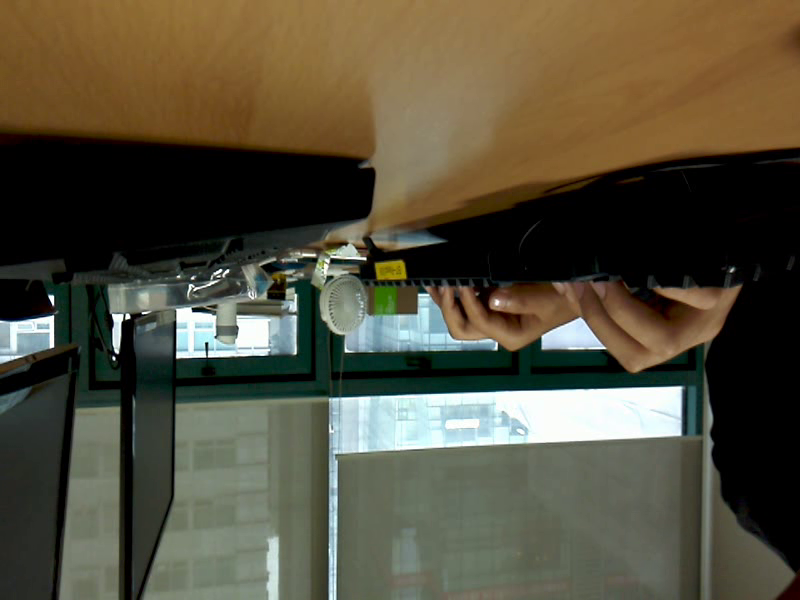
#> input picture frame 14 of blackbox/2019711_15/15_17_53.avi, 800 x 600 px, given in place of res.avi, which was not available
$ python 0211.py
#> lines starting #> are read from the running program, lines starting #| are printed output that depends on the picture
import cv2
import matplotlib.pyplot as plt

#1
def handle_key_press(event):
    if event.key == 'escape':
        cap.release()
        plt.close()
def handle_close(evt):
    print('Close figure!')
    cap.release()

#2 프로그램 시작
cap = cv2.VideoCapture('./data/res.avi') # 0번 카메라

# interactive on
plt.ion() # 대화모드 설정
fig = plt.figure(figsize=(10, 6)) # fig.set_size_inches(10, 6)
plt.axis('off')
#ax = fig.gca()
#ax.set_axis_off()
fig.canvas.set_window_title('Video Capture')
fig.canvas.mpl_connect('key_press_event', handle_key_press)
fig.canvas.mpl_connect('close_event', handle_close)

retval, frame = cap.read() # 첫 프레임 캡처
#> frame is the input picture: shape (600, 800, 3); mean B, G, R 61, 79.4, 84.5
im = plt.imshow(cv2.cvtColor(frame, cv2.COLOR_BGR2RGB))

#3
while True:
    retval, frame = cap.read() # 프레임 캡처
    if not retval:
        break
#    plt.imshow(cv2.cvtColor(frame, cv2.COLOR_BGR2RGB))
    im.set_array(cv2.cvtColor(frame, cv2.COLOR_BGR2RGB))
    fig.canvas.draw()
#   fig.canvas.draw_idle()
    fig.canvas.flush_events()  # plt.pause(0.001)
if cap.isOpened():
	cap.release()
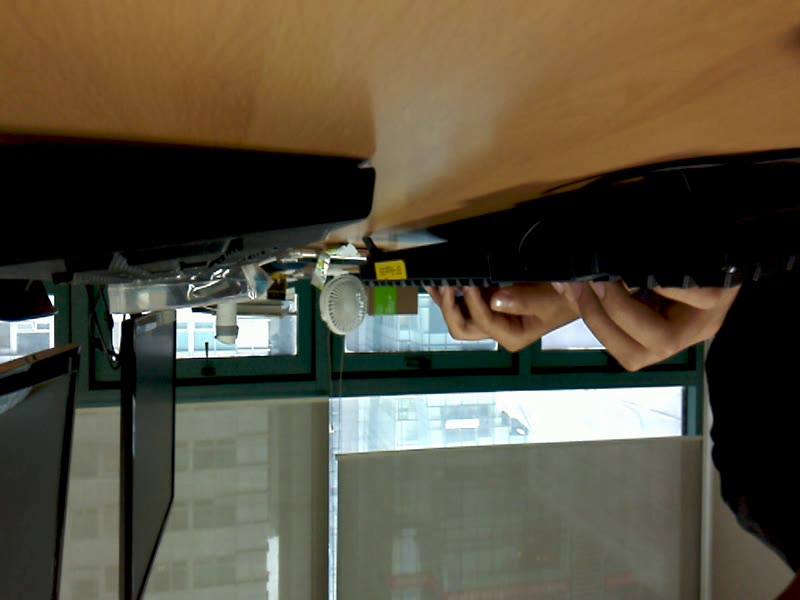
#> shown: shape (600, 800, 3); mean R, G, B 86.7, 79.2, 61.8

$ run again, starting later in the video
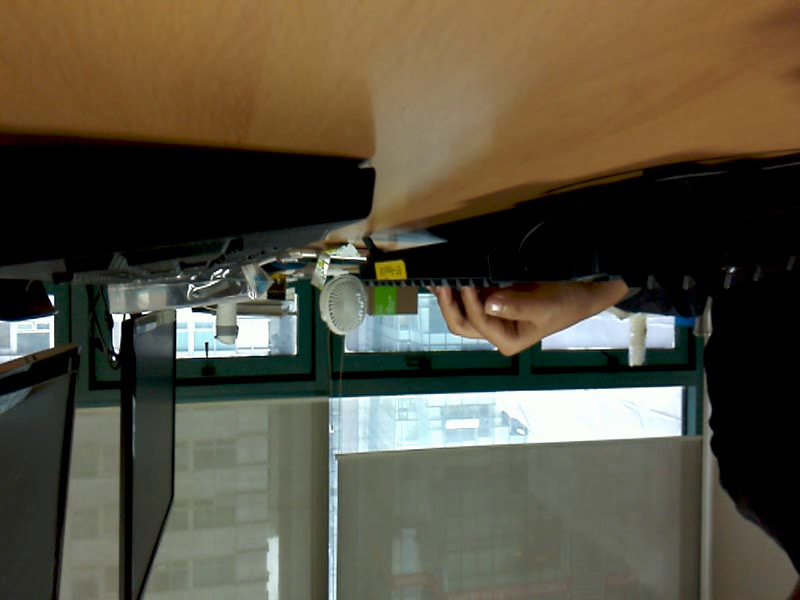
#> input picture frame 65 of blackbox/2019711_15/15_17_53.avi, 800 x 600 px, given in place of res.avi, which was not available
#> frame is the input picture: shape (600, 800, 3); mean B, G, R 62.6, 79.5, 85.8
#> `cap.release()`:
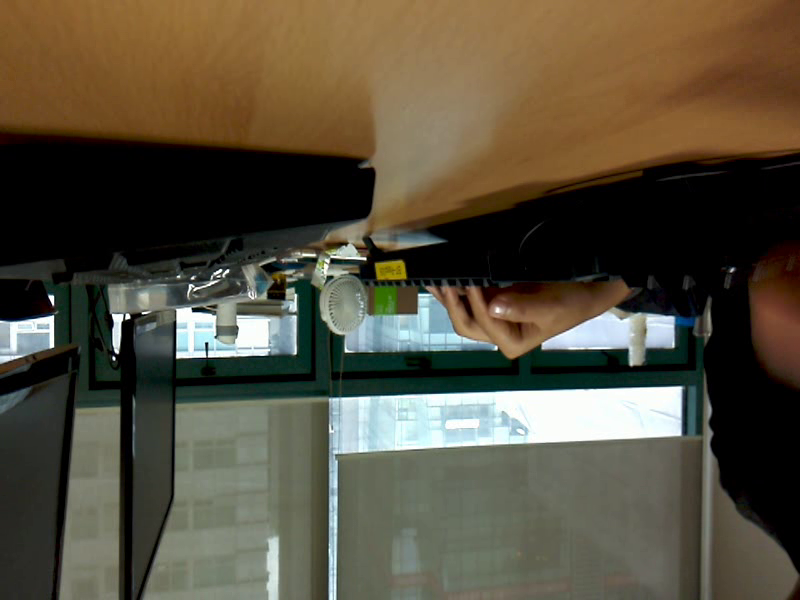
#> shown: shape (600, 800, 3); mean R, G, B 86.5, 79.4, 62.3

$ run again, starting later in the video
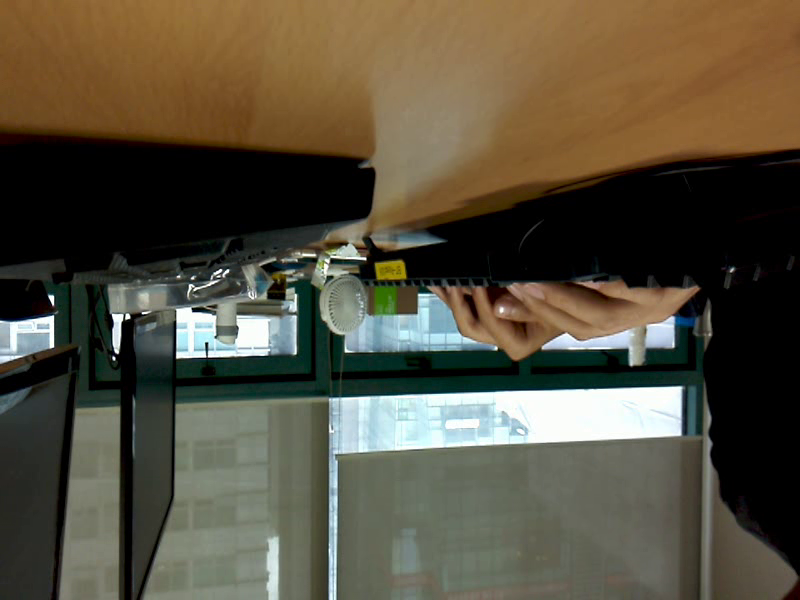
#> input picture frame 116 of blackbox/2019711_15/15_17_53.avi, 800 x 600 px, given in place of res.avi, which was not available
#> frame is the input picture: shape (600, 800, 3); mean B, G, R 62.6, 79.7, 86.3
#> `cap.release()`:
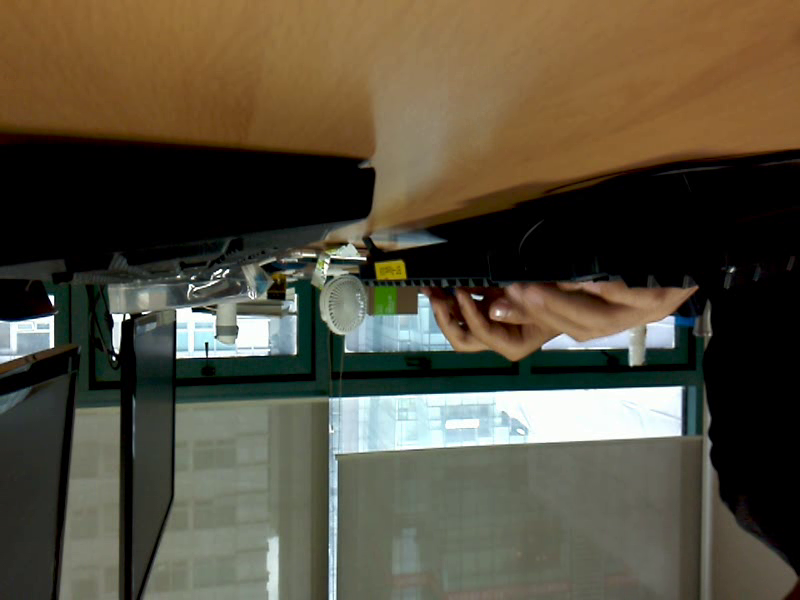
#> shown: shape (600, 800, 3); mean R, G, B 86, 79.1, 61.8
